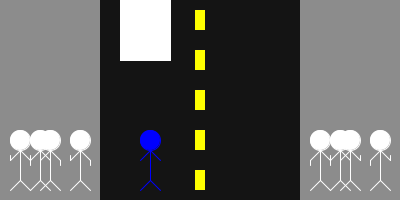
Frame 1 (no input)
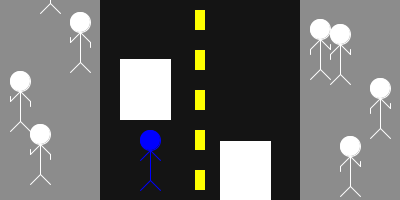
Frame 60 (the mouse pressed at the canvas centre just before this capture)
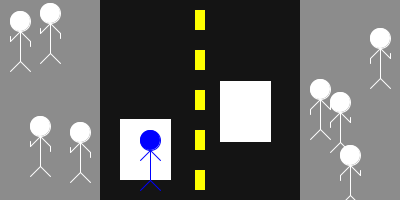
Frame 120 (the mouse held since frame 60 and released just before this capture)

The Processing sketch that drew these frames (run headless with seeded random() and noise(); from frame 60 on, the mouse is pressed at the canvas centre):

// Processing sketch: processing_417
// ── processing_417.pde

Human newPerson;

crowdLeft newCrowd1;
crowdLeft newCrowd2;
crowdLeft newCrowd3;
crowdLeft newCrowd4;

crowdRight newCrowdR1;
crowdRight newCrowdR2;
crowdRight newCrowdR3;
crowdRight newCrowdR4;

carLeft newCarL1;

carRight newCarR1;

void setup() {
  size(400,200);
  smooth();
  fill(255);
  frameRate(10);
  
  newPerson = new Human(150,150);
  
  newCrowd1 = new crowdLeft(80,150,2);
  newCrowd2 = new crowdLeft(50,150,3);
  newCrowd3 = new crowdLeft(20,150,1);
  newCrowd4 = new crowdLeft(40,150,4);
  
  newCrowdR1 = new crowdRight(380,150,2);
  newCrowdR2 = new crowdRight(350,150,3);
  newCrowdR3 = new crowdRight(320,150,1);
  newCrowdR4 = new crowdRight(340,150,4);
  
  newCarL1 = new carLeft(120,0,3);
  newCarR1 = new carRight(220,200,3);
  
}

void draw() {
  background(255);
  
  //background
  noStroke();
  fill(140);
  rect(0,0, 100, height);
  rect(300,0, 100, height);
  fill(20);
  rect(100,0,200,height);
  fill(255,255,0);
  rect(195,10,10,20);
  rect(195,50,10,20);
  rect(195,90,10,20);
  rect(195,130,10,20);
  rect(195,170,10,20);
    
  newCrowd1.display2();
  newCrowd2.display2();
  newCrowd3.display2();
  newCrowd4.display2();
    
  newCrowdR1.display3();
  newCrowdR2.display3();
  newCrowdR3.display3();
  newCrowdR4.display3();
    
  newCrowd1.moveCrowdLeft();
  newCrowd2.moveCrowdLeft();
  newCrowd3.moveCrowdLeft();
  newCrowd4.moveCrowdLeft();
    
  newCrowdR1.moveCrowdRight();
  newCrowdR2.moveCrowdRight();
  newCrowdR3.moveCrowdRight();
  newCrowdR4.moveCrowdRight();
  
  newCarL1.display();
  newCarR1.display();
  
  newCarL1.move();
  newCarR1.move();
  
  newPerson.display1();
}

void keyPressed() {
  if(key == 'd'){
    newPerson.moveRight();
  }  

if(key == 'a'){
    newPerson.moveLeft();
  }  

if(key == 'w'){
    newPerson.moveUp();
  }

if(key == 's'){
    newPerson.moveDown();
  }
}




class Human{
  
  float rightArmX1,rightArmY1;
  
  Human(float xpos, float ypos){
    rightArmX1 = xpos;
    rightArmY1 = ypos;
  }
  
  void display1(){
    stroke(0,0,255);
    fill(0,0,255);
    ellipse(rightArmX1, rightArmY1-10, 20, 20);
    
    line(rightArmX1,rightArmY1,rightArmX1+10,rightArmY1+10);
    line(rightArmX1,rightArmY1,rightArmX1-10,rightArmY1+10);
    
    line(rightArmX1,rightArmY1+30,rightArmX1+10,rightArmY1+40);
    line(rightArmX1,rightArmY1+30,rightArmX1-10,rightArmY1+40);
    
    line(rightArmX1,rightArmY1,rightArmX1,rightArmY1+30);
  }
  
  void moveRight(){
    stroke(0,0,255);
    line(rightArmX1+10,rightArmY1+10,rightArmX1+15,rightArmY1+5);    
    line(rightArmX1-10,rightArmY1+10,rightArmX1-5,rightArmY1+15);
    
    rightArmX1++;
  }
  
  void moveLeft(){
    stroke(0,0,255);
    line(rightArmX1+10,rightArmY1+10,rightArmX1+5,rightArmY1+15);
    line(rightArmX1-10,rightArmY1+10,rightArmX1-15,rightArmY1+5);
    
    rightArmX1--;
  }
  
  void moveUp(){
    stroke(0,0,255);
    line(rightArmX1+10,rightArmY1+10,rightArmX1+10,rightArmY1+15);
    line(rightArmX1-10,rightArmY1+10,rightArmX1-10,rightArmY1+5);
    
    rightArmY1--;
  }
  
  void moveDown(){
    stroke(0,0,255);
    line(rightArmX1+10,rightArmY1+10,rightArmX1+10,rightArmY1+5);    
    line(rightArmX1-10,rightArmY1+10,rightArmX1-10,rightArmY1+15);
    
    rightArmY1++;
    }   
  
}




class carLeft{
  
  float xpos, ypos, speed;
  
  carLeft(float x, float y, float s){
    xpos = x;
    ypos = y;
    speed = s;
  }
  
  void display(){
    rect(xpos,ypos, 50, 60);
  }
  
  void move(){
    ypos++;
    if (ypos >= height){
      ypos = 0; 
    } 
  }
  
}



class carRight{
  
  float xpos, ypos, speed;
  
  carRight(float x, float y, float s){
    xpos = x;
    ypos = y;
    speed = s;
  }
  
  void display(){
    rect(xpos,ypos, 50, 60);
  }
  
  void move(){
    ypos--;
    if (ypos <= 0){
      ypos = height; 
    } 
  }
  
}




class crowdLeft{
  
  float rightArmX1,rightArmY1, speed;
  
  crowdLeft(float xpos, float ypos, float s){
    rightArmX1 = xpos;
    rightArmY1 = ypos;
    speed = s;
  }
  
  void display2(){
    stroke(255);
    fill(255);
    ellipse(rightArmX1, rightArmY1-10, 20, 20);
    
    line(rightArmX1,rightArmY1,rightArmX1+10,rightArmY1+10);
    line(rightArmX1,rightArmY1,rightArmX1-10,rightArmY1+10);
    
    line(rightArmX1,rightArmY1+30,rightArmX1+10,rightArmY1+40);
    line(rightArmX1,rightArmY1+30,rightArmX1-10,rightArmY1+40);
    
    line(rightArmX1,rightArmY1,rightArmX1,rightArmY1+30);
    
    line(rightArmX1+10,rightArmY1+10,rightArmX1+10,rightArmY1+15);
    line(rightArmX1-10,rightArmY1+10,rightArmX1-10,rightArmY1+5);
  }
  
  void moveCrowdLeft(){
    rightArmY1 -= speed;
    if (rightArmY1+30 <= 0){
      rightArmY1 = height;
    }
  }
  
}





class crowdRight{
  
  float rightArmX1,rightArmY1, speed;
  
  crowdRight(float xpos, float ypos, float s){
    rightArmX1 = xpos;
    rightArmY1 = ypos;
    speed = s;
  }
  
  void display3(){
    stroke(255);
    fill(255);
    ellipse(rightArmX1, rightArmY1-10, 20, 20);
    
    line(rightArmX1,rightArmY1,rightArmX1+10,rightArmY1+10);
    line(rightArmX1,rightArmY1,rightArmX1-10,rightArmY1+10);
    
    line(rightArmX1,rightArmY1+30,rightArmX1+10,rightArmY1+40);
    line(rightArmX1,rightArmY1+30,rightArmX1-10,rightArmY1+40);
    
    line(rightArmX1,rightArmY1,rightArmX1,rightArmY1+30);
    
    line(rightArmX1+10,rightArmY1+10,rightArmX1+10,rightArmY1+5);    
    line(rightArmX1-10,rightArmY1+10,rightArmX1-10,rightArmY1+15);
  }
  
  void moveCrowdRight(){
    rightArmY1 += speed;
    if (rightArmY1+30 >= height){
      rightArmY1 = 0;
    }
  }
  
}
